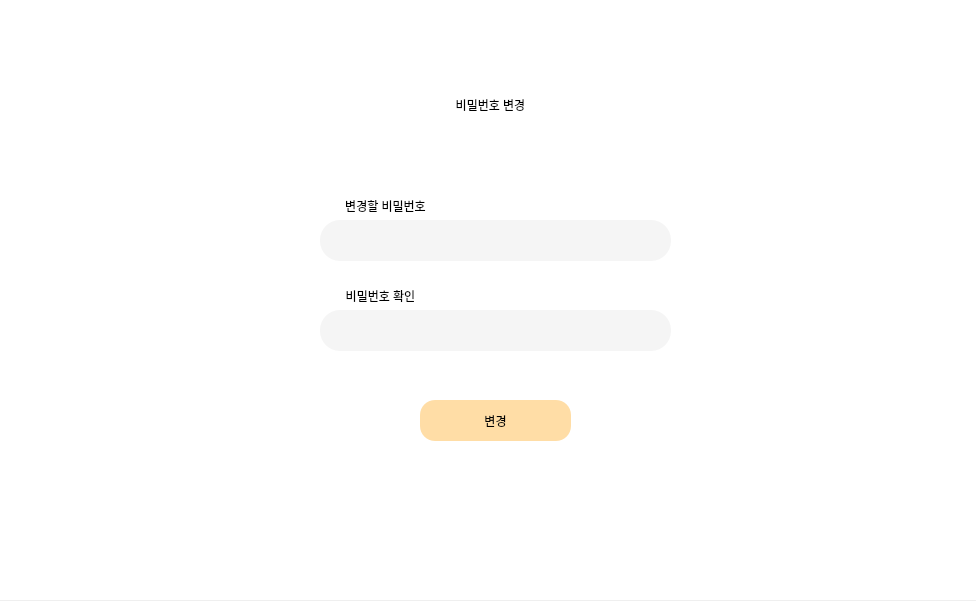
<?xml version="1.0" encoding="UTF-8"?>
<ui version="4.0">
 <class>MainWindow</class>
 <widget class="QMainWindow" name="MainWindow">
  <property name="geometry">
   <rect>
    <x>0</x>
    <y>0</y>
    <width>976</width>
    <height>601</height>
   </rect>
  </property>
  <property name="windowTitle">
   <string>MainWindow</string>
  </property>
  <widget class="QWidget" name="centralwidget">
   <widget class="QFrame" name="frame">
    <property name="geometry">
     <rect>
      <x>0</x>
      <y>0</y>
      <width>1000</width>
      <height>600</height>
     </rect>
    </property>
    <property name="styleSheet">
     <string notr="true">background: white;
</string>
    </property>
    <property name="frameShape">
     <enum>QFrame::StyledPanel</enum>
    </property>
    <property name="frameShadow">
     <enum>QFrame::Raised</enum>
    </property>
    <widget class="QFrame" name="frame_3">
     <property name="geometry">
      <rect>
       <x>60</x>
       <y>50</y>
       <width>861</width>
       <height>500</height>
      </rect>
     </property>
     <property name="autoFillBackground">
      <bool>false</bool>
     </property>
     <property name="styleSheet">
      <string notr="true">background: transparent;
border-radius:20px;
</string>
     </property>
     <property name="frameShape">
      <enum>QFrame::StyledPanel</enum>
     </property>
     <property name="frameShadow">
      <enum>QFrame::Raised</enum>
     </property>
     <widget class="QLineEdit" name="lineEdit_pw2">
      <property name="geometry">
       <rect>
        <x>260</x>
        <y>260</y>
        <width>351</width>
        <height>41</height>
       </rect>
      </property>
      <property name="styleSheet">
       <string notr="true">background-color: rgb(245, 245, 245);
font: 75 9pt &quot;Cascadia Code SemiBold&quot;;</string>
      </property>
      <property name="echoMode">
       <enum>QLineEdit::Password</enum>
      </property>
     </widget>
     <widget class="QLabel" name="label_pw">
      <property name="geometry">
       <rect>
        <x>270</x>
        <y>230</y>
        <width>101</width>
        <height>31</height>
       </rect>
      </property>
      <property name="styleSheet">
       <string notr="true">font: 75 9pt &quot;맑은 고딕&quot;;</string>
      </property>
      <property name="text">
       <string>비밀번호 확인</string>
      </property>
      <property name="alignment">
       <set>Qt::AlignCenter</set>
      </property>
     </widget>
     <widget class="QLineEdit" name="lineEdit_pw1">
      <property name="geometry">
       <rect>
        <x>260</x>
        <y>170</y>
        <width>351</width>
        <height>41</height>
       </rect>
      </property>
      <property name="styleSheet">
       <string notr="true">background-color: rgb(245, 245, 245);
font: 75 9pt &quot;Cascadia Code SemiBold&quot;;</string>
      </property>
     </widget>
     <widget class="QLabel" name="label_id">
      <property name="geometry">
       <rect>
        <x>270</x>
        <y>140</y>
        <width>111</width>
        <height>31</height>
       </rect>
      </property>
      <property name="styleSheet">
       <string notr="true">font: 75 9pt &quot;맑은 고딕&quot;;</string>
      </property>
      <property name="text">
       <string>변경할 비밀번호</string>
      </property>
      <property name="alignment">
       <set>Qt::AlignCenter</set>
      </property>
     </widget>
     <widget class="QPushButton" name="pushButton_changepw">
      <property name="geometry">
       <rect>
        <x>360</x>
        <y>350</y>
        <width>151</width>
        <height>41</height>
       </rect>
      </property>
      <property name="styleSheet">
       <string notr="true">font: 75 11pt &quot;맑은 고딕&quot;;
background-color: rgb(255, 221, 166);
border-radius:15px;
color: rgb(0, 0, 0);</string>
      </property>
      <property name="text">
       <string>변경</string>
      </property>
     </widget>
     <widget class="QLabel" name="label_JoinLogo">
      <property name="geometry">
       <rect>
        <x>330</x>
        <y>20</y>
        <width>201</width>
        <height>70</height>
       </rect>
      </property>
      <property name="styleSheet">
       <string notr="true">font: 17pt &quot;맑은 고딕&quot;;
background: transparent;
color: rgb(0, 0, 0);</string>
      </property>
      <property name="text">
       <string>비밀번호 변경</string>
      </property>
      <property name="textFormat">
       <enum>Qt::AutoText</enum>
      </property>
      <property name="alignment">
       <set>Qt::AlignCenter</set>
      </property>
     </widget>
    </widget>
    <widget class="QLabel" name="label">
     <property name="geometry">
      <rect>
       <x>-60</x>
       <y>-20</y>
       <width>1171</width>
       <height>641</height>
      </rect>
     </property>
     <property name="text">
      <string/>
     </property>
     <property name="pixmap">
      <pixmap>파스텔1.png</pixmap>
     </property>
    </widget>
    <widget class="QLabel" name="label_4">
     <property name="geometry">
      <rect>
       <x>490</x>
       <y>270</y>
       <width>501</width>
       <height>311</height>
      </rect>
     </property>
     <property name="styleSheet">
      <string notr="true">background: transparent;</string>
     </property>
     <property name="text">
      <string/>
     </property>
     <property name="pixmap">
      <pixmap>토성중간1.png</pixmap>
     </property>
    </widget>
    <zorder>label</zorder>
    <zorder>frame_3</zorder>
    <zorder>label_4</zorder>
   </widget>
  </widget>
 </widget>
 <resources/>
 <connections/>
</ui>
